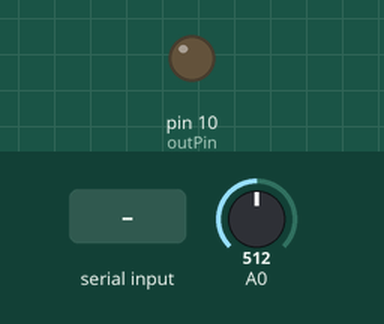
A sketch run on a simulated Arduino Uno, built with avr-gcc and run on an emulated ATmega328P. Parts: output pins drawn as LEDs (lit = HIGH). The inputs (shaded band) are chosen by the test bench; at power-on: A0 = 512. What the sketch prints to the serial monitor is not drawn.

Above: at 1.2 s.
1.3 s: byte 30 received over Serial
At 2.1 s:
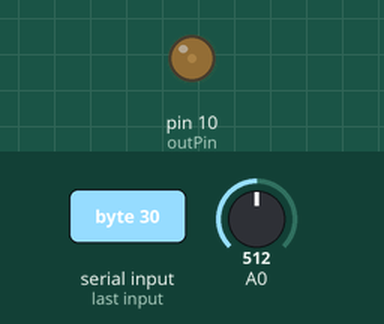
2.8 s: byte 90 received over Serial
At 3.8 s:
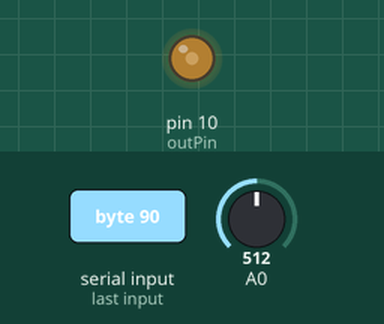
Timing chart, 0 to 5.8 s (numbered marks = the images above; inputs shaded):
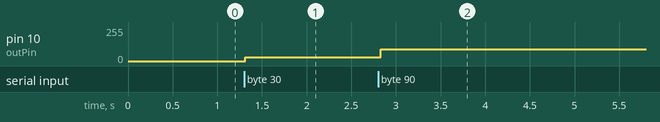

Measured:
- after the input at 1.3 s, pin 10 (outPin): 0/255 → 30/255 at once
- after the input at 2.8 s, pin 10 (outPin): 30/255 → 90/255 at once

The sketch:

Lab3_DABM.ino
```cpp
int outPin = 10; // Pin de salida PWM
int brightness;
void setup() {
  pinMode(outPin, OUTPUT);
  Serial.begin(9600);

}

void loop() {
  int fotoresistencia = analogRead(A0); //Para leer del pin analogo A0
  float valor = fotoresistencia*(5.0/1023.0); //Convertir a voltaje de 0 a 5
  Serial.println(valor); //Para enviar el dato a python

  if (Serial.available()){
    brightness = Serial.read(); //Leer puerto serial
    analogWrite(outPin, brightness);    //Ciclo de trabajo de 0 a 255 //Para escribir en el pin de salida
  }

  delay(50);}
```
